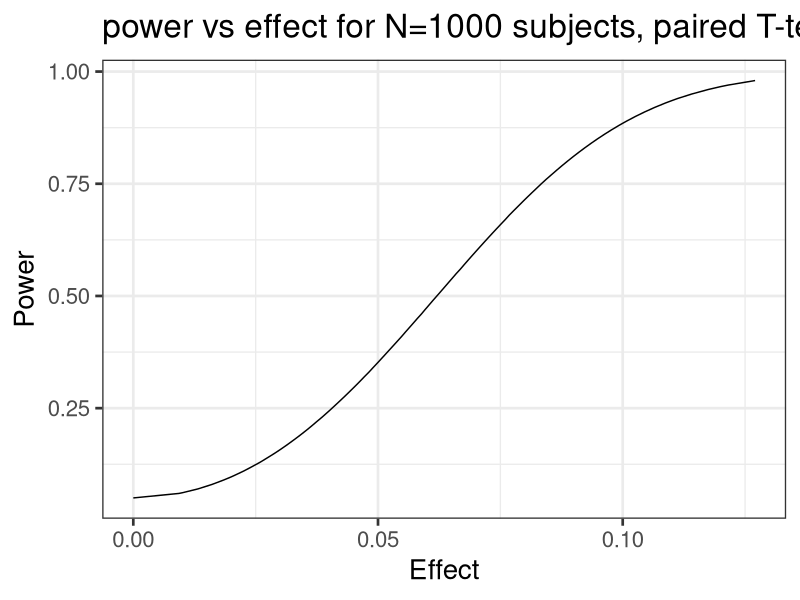

Generate this figure with R:
rm(list=ls())
library(pwr)
N=1000
alpha=0.05 
method="paired"
effects=seq(0,1,0.01)
powers=seq(0.06,0.99,0.01)
power_results=c() 
effect_results=c() 
for (e in effects){
  cur_power=pwr.t.test(n=N,d=e,sig.level=alpha,type=method)
  effect_results=append(effect_results,e)
  power_results=append(power_results,cur_power$power)
}
  
for (p in powers){
  cur_effect=pwr.t.test(n=N,sig.level=alpha,power=p,type=method)
  effect_results=append(effect_results,cur_effect$d)
  power_results=append(power_results,p)
}

df=data.frame(effect_results,power_results)
names(df)=c("Effect","Power")
attach(df)
df<-df[order(Effect),]
df=df[1:106,]
library(ggplot2)
p=ggplot(df,aes(x=Effect,y=Power))+
  geom_line()+
  ggtitle("power vs effect for N=1000 subjects, paired T-test")+
  theme_bw(20)
